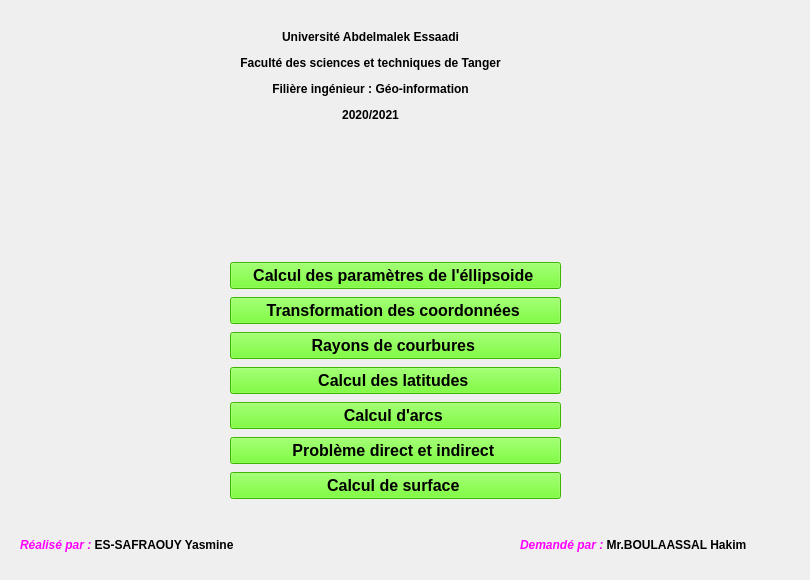
      <widget class="QWidget" name="HP">
       <property name="styleSheet">
        <string notr="true"/>
       </property>
       <widget class="QLabel" name="label_45">
        <property name="geometry">
         <rect>
          <x>320</x>
          <y>130</y>
          <width>131</width>
          <height>121</height>
         </rect>
        </property>
        <property name="styleSheet">
         <string notr="true"/>
        </property>
        <property name="text">
         <string/>
        </property>
        <property name="pixmap">
         <pixmap>pictures/geo.png</pixmap>
        </property>
        <property name="scaledContents">
         <bool>true</bool>
        </property>
       </widget>
       <widget class="QLabel" name="label_12">
        <property name="geometry">
         <rect>
          <x>10</x>
          <y>10</y>
          <width>121</width>
          <height>121</height>
         </rect>
        </property>
        <property name="text">
         <string/>
        </property>
        <property name="pixmap">
         <pixmap>../../Pictures/logos/unive.png</pixmap>
        </property>
        <property name="scaledContents">
         <bool>true</bool>
        </property>
       </widget>
       <widget class="QLabel" name="label_46">
        <property name="geometry">
         <rect>
          <x>600</x>
          <y>20</y>
          <width>201</width>
          <height>101</height>
         </rect>
        </property>
        <property name="text">
         <string/>
        </property>
        <property name="pixmap">
         <pixmap>../../Pictures/logos/fst.png</pixmap>
        </property>
        <property name="scaledContents">
         <bool>true</bool>
        </property>
       </widget>
       <widget class="QLabel" name="label_51">
        <property name="geometry">
         <rect>
          <x>240</x>
          <y>30</y>
          <width>261</width>
          <height>91</height>
         </rect>
        </property>
        <property name="text">
         <string>&lt;html&gt;&lt;head/&gt;&lt;body&gt;&lt;p align=&quot;center&quot;&gt;&lt;span style=&quot; font-weight:600;&quot;&gt;Université Abdelmalek Essaadi&lt;/span&gt;&lt;/p&gt;&lt;p align=&quot;center&quot;&gt;&lt;span style=&quot; font-weight:600;&quot;&gt;Faculté des sciences et techniques de Tanger&lt;/span&gt;&lt;/p&gt;&lt;p align=&quot;center&quot;&gt;&lt;span style=&quot; font-weight:600;&quot;&gt;Filière ingénieur : Géo-information&lt;/span&gt;&lt;/p&gt;&lt;p align=&quot;center&quot;&gt;&lt;span style=&quot; font-weight:600;&quot;&gt;2020/2021&lt;/span&gt;&lt;/p&gt;&lt;/body&gt;&lt;/html&gt;</string>
        </property>
       </widget>
       <widget class="QLabel" name="label_52">
        <property name="geometry">
         <rect>
          <x>20</x>
          <y>520</y>
          <width>221</width>
          <height>51</height>
         </rect>
        </property>
        <property name="text">
         <string>&lt;html&gt;&lt;head/&gt;&lt;body&gt;&lt;p&gt;&lt;span style=&quot; font-size:9pt; font-weight:600; font-style:italic; color:#ff00ff;&quot;&gt;Réalisé par :&lt;/span&gt;&lt;span style=&quot; font-size:9pt; font-weight:600;&quot;&gt; ES-SAFRAOUY Yasmine&lt;/span&gt;&lt;/p&gt;&lt;/body&gt;&lt;/html&gt;</string>
        </property>
       </widget>
       <widget class="QLabel" name="label_53">
        <property name="geometry">
         <rect>
          <x>520</x>
          <y>520</y>
          <width>251</width>
          <height>51</height>
         </rect>
        </property>
        <property name="text">
         <string>&lt;html&gt;&lt;head/&gt;&lt;body&gt;&lt;p&gt;&lt;span style=&quot; font-size:9pt; font-weight:600; font-style:italic; color:#ff00ff;&quot;&gt;Demandé par :&lt;/span&gt;&lt;span style=&quot; font-size:9pt; font-weight:600;&quot;&gt; Mr.BOULAASSAL Hakim&lt;/span&gt;&lt;/p&gt;&lt;/body&gt;&lt;/html&gt;</string>
        </property>
       </widget>
       <widget class="QWidget" name="layoutWidget">
        <property name="geometry">
         <rect>
          <x>230</x>
          <y>260</y>
          <width>331</width>
          <height>241</height>
         </rect>
        </property>
        <layout class="QVBoxLayout" name="verticalLayout_2">
         <item>
          <widget class="QPushButton" name="pushButton1_2">
           <property name="font">
            <font>
             <pointsize>12</pointsize>
             <weight>75</weight>
             <bold>true</bold>
            </font>
           </property>
           <property name="autoFillBackground">
            <bool>false</bool>
           </property>
           <property name="styleSheet">
            <string notr="true">background-color: rgb(85, 255, 0);</string>
           </property>
           <property name="text">
            <string>Calcul des paramètres de l'éllipsoide </string>
           </property>
          </widget>
         </item>
         <item>
          <widget class="QPushButton" name="pushButton1">
           <property name="font">
            <font>
             <pointsize>12</pointsize>
             <weight>75</weight>
             <bold>true</bold>
            </font>
           </property>
           <property name="autoFillBackground">
            <bool>false</bool>
           </property>
           <property name="styleSheet">
            <string notr="true">background-color:rgb(85, 255, 0)</string>
           </property>
           <property name="text">
            <string>Transformation des coordonnées </string>
           </property>
          </widget>
         </item>
         <item>
          <widget class="QPushButton" name="pushButton2">
           <property name="font">
            <font>
             <pointsize>12</pointsize>
             <weight>75</weight>
             <bold>true</bold>
            </font>
           </property>
           <property name="styleSheet">
            <string notr="true">background-color:rgb(85, 255, 0)</string>
           </property>
           <property name="text">
            <string>Rayons de courbures </string>
           </property>
          </widget>
         </item>
         <item>
          <widget class="QPushButton" name="pushButton2_2">
           <property name="font">
            <font>
             <pointsize>12</pointsize>
             <weight>75</weight>
             <bold>true</bold>
            </font>
           </property>
           <property name="styleSheet">
            <string notr="true">background-color:rgb(85, 255, 0)</string>
           </property>
           <property name="text">
            <string>Calcul des latitudes </string>
           </property>
          </widget>
         </item>
         <item>
          <widget class="QPushButton" name="pushButton3">
           <property name="font">
            <font>
             <pointsize>12</pointsize>
             <weight>75</weight>
             <bold>true</bold>
            </font>
           </property>
           <property name="styleSheet">
            <string notr="true">background-color:rgb(85, 255, 0)</string>
           </property>
           <property name="text">
            <string>Calcul d'arcs </string>
           </property>
          </widget>
         </item>
         <item>
          <widget class="QPushButton" name="pushButton4">
           <property name="font">
            <font>
             <pointsize>12</pointsize>
             <weight>75</weight>
             <bold>true</bold>
            </font>
           </property>
           <property name="styleSheet">
            <string notr="true">background-color:rgb(85, 255, 0)</string>
           </property>
           <property name="text">
            <string>Problème direct et indirect </string>
           </property>
          </widget>
         </item>
         <item>
          <widget class="QPushButton" name="pushButton5">
           <property name="font">
            <font>
             <pointsize>12</pointsize>
             <weight>75</weight>
             <bold>true</bold>
            </font>
           </property>
           <property name="styleSheet">
            <string notr="true">background-color:rgb(85, 255, 0)</string>
           </property>
           <property name="text">
            <string>Calcul de surface </string>
           </property>
          </widget>
         </item>
        </layout>
       </widget>
      </widget>
